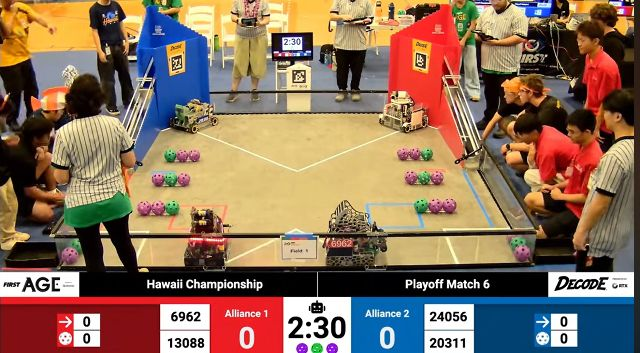
#> input picture api/uploads/matches/69a9ef470a0e72235572c4e1f97be/thumb_69aa10634c41c7ab9bcb6e659b2a7.jpg, 640 x 353 px
$ python arena_configurator.py --image ../../../api/uploads/matches/69a9ef470a0e72235572c4e1f97be/thumb_69aa10634c41c7ab9bcb6e659b2a7.jpg --output out.png
#> lines starting #> are read from the running program, lines starting #| are printed output that depends on the picture
### heatmap_project/robot-heatmap-scout/src/robot_heatmap/arena_editor.py
import cv2
import numpy as np

from robot_heatmap.coordinates import Coordinates
from robot_heatmap.field_config import FieldConfig
from robot_heatmap.zones import is_valid_polygon

HELP_TEXT = """
=== Arena Configurator — Teclas ===
  z       Nova zona (poligono)
  p       Novo ponto de referencia
  u       Desfazer ultimo ponto
  Enter   Finalizar poligono atual
  s       Salvar YAML
  q       Sair
  r       Resetar desenho atual
  h       Mostrar esta ajuda
"""

COLOR_ZONE = (0, 200, 100)
COLOR_POINT = (0, 100, 255)
COLOR_CURRENT = (50, 180, 255)
COLOR_VERTEX = (255, 255, 0)
COLOR_REFPT = (0, 180, 255)
FONT = cv2.FONT_HERSHEY_SIMPLEX


class ArenaEditor:
    def __init__(
        self,
        image_path: str,
        output_path: str,
        load_path: str = None,
        unit: str = "normalized",
        field_width: float = 1000,
        field_height: float = 1000,
    ):
        self.image_path = image_path
        self.output_path = output_path

        if load_path:
            self.config = FieldConfig.from_file(load_path)
        else:
            self.config = FieldConfig(image=image_path, unit=unit, width=field_width, height=field_height)

        self._orig = cv2.imread(image_path)
        if self._orig is None:
            raise FileNotFoundError(f"Imagem nao encontrada: {image_path}")

        self.img_h, self.img_w = self._orig.shape[:2]
        self.coords = Coordinates(
            self.img_w,
            self.img_h,
            self.config.field.get("width", 1000),
            self.config.field.get("height", 1000),
        )

        self._mode = None
        self._current_points = []
        self._window = "Arena Configurator"

    def _canvas(self):
        return self._orig.copy()

    def _draw_saved(self, canvas):
        for zone_id, zone in self.config.zones.items():
            pts = zone.get("points", [])
            if len(pts) >= 2:
                img_pts = [self.coords.to_image(p[0], p[1]) for p in pts]
                arr = np.array(img_pts, dtype=np.int32)
                cv2.polylines(canvas, [arr], isClosed=True, color=COLOR_ZONE, thickness=2)
                cx = int(np.mean([p[0] for p in img_pts]))
                cy = int(np.mean([p[1] for p in img_pts]))
                cv2.putText(canvas, zone.get("label", zone_id), (cx, cy), FONT, 0.5, COLOR_ZONE, 1, cv2.LINE_AA)
            for p in pts:
                ip = self.coords.to_image(p[0], p[1])
                cv2.circle(canvas, ip, 4, COLOR_VERTEX, -1)

        for pt_id, rp in self.config.reference_points.items():
            pt = rp.get("point", [])
            if len(pt) == 2:
                ip = self.coords.to_image(pt[0], pt[1])
                cv2.circle(canvas, ip, 6, COLOR_REFPT, -1)
                cv2.putText(canvas, rp.get("label", pt_id), (ip[0] + 8, ip[1] - 4), FONT, 0.4, COLOR_REFPT, 1, cv2.LINE_AA)

    def _draw_current(self, canvas):
        if not self._current_points:
            return
        img_pts = [self.coords.to_image(p[0], p[1]) for p in self._current_points]
        for ip in img_pts:
            cv2.circle(canvas, ip, 4, COLOR_CURRENT, -1)
        if len(img_pts) >= 2:
            arr = np.array(img_pts, dtype=np.int32)
            cv2.polylines(canvas, [arr], isClosed=False, color=COLOR_CURRENT, thickness=1)

    def _render(self):
        canvas = self._canvas()
        self._draw_saved(canvas)
        self._draw_current(canvas)
        mode_label = f"Modo: {self._mode or 'nenhum'}"
        cv2.putText(canvas, mode_label, (8, 20), FONT, 0.5, (255, 255, 255), 1, cv2.LINE_AA)
        cv2.putText(canvas, "h=ajuda  s=salvar  q=sair", (8, self.img_h - 8), FONT, 0.4, (200, 200, 200), 1, cv2.LINE_AA)
        cv2.imshow(self._window, canvas)

    # [10 lines left out: function _on_mouse, not called in this run]

    def _ask(self, prompt: str, default: str = "") -> str:
        val = input(prompt).strip()
        return val if val else default

    # [22 lines left out: functions _finalize_zone, _finalize_point, not called in this run]

    def run(self):
        cv2.namedWindow(self._window, cv2.WINDOW_NORMAL)
        cv2.setMouseCallback(self._window, self._on_mouse)
        print(HELP_TEXT)
        self._render()

        while True:
            key = cv2.waitKey(30) & 0xFF

            if key == ord("q"):
                break
            elif key == ord("h"):
                print(HELP_TEXT)
            elif key == ord("z"):
                self._mode = "zone"
                self._current_points = []
                print("[modo] Zona — clique para adicionar pontos. Enter para finalizar.")
                self._render()
            elif key == ord("p"):
                self._mode = "point"
                self._current_points = []
                print("[modo] Ponto de referencia — clique uma vez para marcar.")
                self._render()
            elif key == ord("u"):
                if self._current_points:
                    removed = self._current_points.pop()
                    print(f"  Ponto removido: {removed}")
                    self._render()
            elif key == 13:
                if self._mode == "zone":
                    self._finalize_zone()
                elif self._mode == "point":
                    self._finalize_point()
                self._render()
            elif key == ord("r"):
                self._current_points = []
                print("[resetado] Pontos atuais limpos.")
                self._render()
            elif key == ord("s"):
                self.config.save(self.output_path)
                print(f"[salvo] {self.output_path}")

        cv2.destroyAllWindows()

### heatmap_project/robot-heatmap-scout/src/robot_heatmap/coordinates.py
# [24 lines left out: functions image_to_field, field_to_image, not called in this run]


class Coordinates:
    def __init__(self, img_width: int, img_height: int, field_width: int = 1000, field_height: int = 1000):
        self.img_width = img_width
        self.img_height = img_height
        self.field_width = field_width
        self.field_height = field_height

    def to_field(self, img_x: float, img_y: float) -> list:
        return image_to_field(img_x, img_y, self.img_width, self.img_height, self.field_width, self.field_height)

    def to_image(self, field_x: float, field_y: float) -> tuple:
        return field_to_image(field_x, field_y, self.img_width, self.img_height, self.field_width, self.field_height)

### heatmap_project/robot-heatmap-scout/src/robot_heatmap/field_config.py
import yaml
import os
from pathlib import Path


DEFAULT_FIELD = {
    "field": {
        "id": "arena",
        "name": "Arena",
        "image": "",
        "unit": "normalized",
        "width": 1000,
        "height": 1000,
        "coordinate_system": {
            "origin": "top_left",
            "x_axis": "right",
            "y_axis": "down",
        },
    },
    "reference_points": {},
    "zones": {},
}

REQUIRED_FIELD_KEYS = {"id", "name", "unit", "width", "height"}


def create_default(
    field_id: str = "arena",
    name: str = "Arena",
    image: str = "",
    unit: str = "normalized",
    width: float = 1000,
    height: float = 1000,
) -> dict:
    config = {
        "field": {
            "id": field_id,
            "name": name,
            "image": image,
            "unit": unit,
            "width": width,
            "height": height,
            "coordinate_system": {
                "origin": "top_left",
                "x_axis": "right",
                "y_axis": "down",
            },
        },
        "reference_points": {},
        "zones": {},
    }
    return config


def load_yaml(path: str) -> dict:
    with open(path, "r", encoding="utf-8") as f:
        return yaml.safe_load(f)


# [35 lines left out: functions save_yaml, validate, resolve_image_path, not called in this run]


class FieldConfig:
    def __init__(
        self,
        field_id: str = "arena",
        name: str = "Arena",
        image: str = "",
        unit: str = "normalized",
        width: float = 1000,
        height: float = 1000,
    ):
        self._data = create_default(field_id, name, image, unit, width, height)

    # [8 lines left out: function from_file, not called in this run]

    def save(self, path: str) -> None:
        save_yaml(self._data, path)

    def is_valid(self) -> bool:
        return validate(self._data)

    @property
    def data(self) -> dict:
        return self._data

    @property
    def field(self) -> dict:
        return self._data["field"]

    @property
    def zones(self) -> dict:
        return self._data.get("zones", {})

    @property
    def reference_points(self) -> dict:
        return self._data.get("reference_points", {})

    # [12 lines left out: functions add_zone, add_reference_point, not called in this run]

### heatmap_project/robot-heatmap-scout/scripts/arena_configurator.py
import argparse
import os
import sys

sys.path.insert(0, os.path.join(os.path.dirname(__file__), "..", "src"))

from robot_heatmap.arena_editor import ArenaEditor
from robot_heatmap.field_config import FieldConfig, resolve_image_path


def parse_args():
    parser = argparse.ArgumentParser(description="Arena Configurator — Robot Heatmap Scout")
    parser.add_argument("--image", default=None, help="Caminho para imagem PNG/JPG da arena (top-down)")
    parser.add_argument("--output", required=True, help="Caminho para salvar o YAML de configuracao")
    parser.add_argument("--load", default=None, help="Caminho de YAML existente para reabrir")
    parser.add_argument("--unit", default="normalized", choices=["normalized", "cm"], help="Unidade logica do campo para YAML novo")
    parser.add_argument("--field-width", type=float, default=1000, help="Largura logica do campo para YAML novo")
    parser.add_argument("--field-height", type=float, default=1000, help="Altura logica do campo para YAML novo")
    return parser.parse_args()


def main():
    args = parse_args()

    image_path = args.image

    load_path = args.load
    if load_path and not os.path.isfile(load_path):
        print(f"[aviso] Arquivo --load nao encontrado: {load_path}. Iniciando sem dados salvos.")
        load_path = None

    if image_path is None and load_path:
        config = FieldConfig.from_file(load_path)
        image_path = resolve_image_path(load_path, config.field.get("image", ""), cwd=os.getcwd())

    if image_path is None:
        print("[erro] Informe --image ao criar uma configuracao nova, ou use --load para reabrir um YAML existente.")
        sys.exit(1)

    if not os.path.isfile(image_path):
        print(f"[erro] Imagem nao encontrada: {args.image}")
        print("Coloque a imagem PNG/JPG da arena em assets/arenas/ e passe o caminho via --image.")
        sys.exit(1)

    editor = ArenaEditor(
        image_path=image_path,
        output_path=args.output,
        load_path=load_path,
        unit=args.unit,
        field_width=args.field_width,
        field_height=args.field_height,
    )
#> in __init__, self._orig is the input picture: shape (353, 640, 3); mean B, G, R 91.3, 112.4, 138.9
    editor.run()
#> in _render, `cv2.putText(canvas, "h=ajuda  s=salvar  q=sair", (8, self.img_h - 8), ..`:
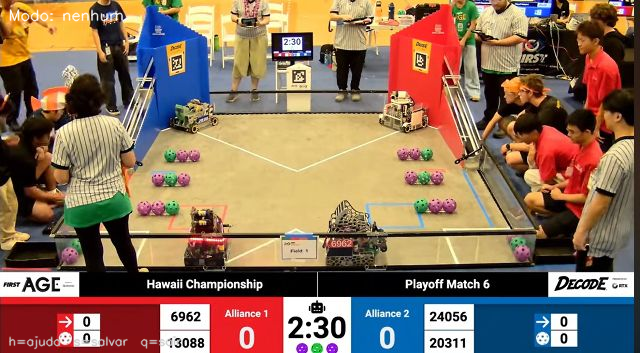
#> canvas: shape (353, 640, 3); mean B, G, R 91.8, 112.8, 139.1
#> (key q is pressed here)


if __name__ == "__main__":
    main()
